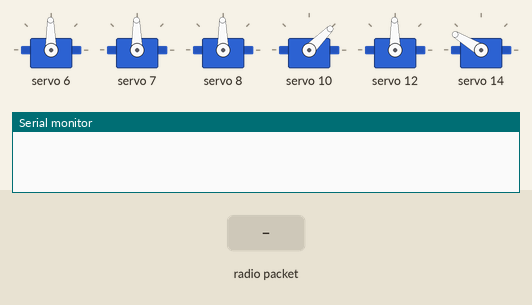
Recording of a sketch running on a simulated Arduino Uno, built with avr-gcc and run on an emulated ATmega328P. Shown: 6 × servo, the last lines printed to the serial monitor. Inputs (shaded band) come from the test bench. No radio packets arrive unless stated.

Above: at 1.2 s.
1.3 s: radio packet "0" arrives
At 1.7 s:
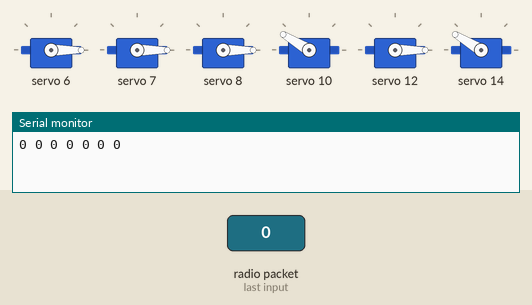
2.8 s: radio packet "90" arrives
At 4.0 s:
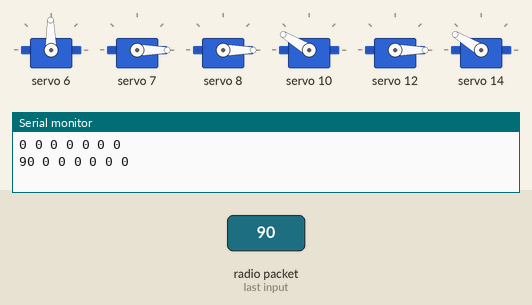
4.3 s: radio packet "200" arrives
At 5.2 s:
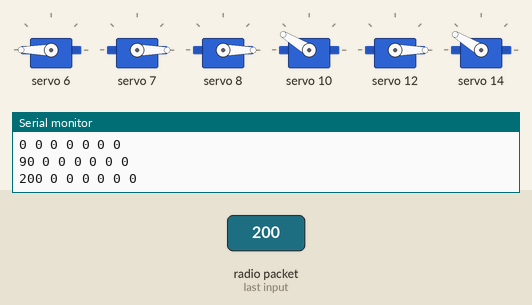
5.8 s: radio packet "1" arrives
At 6.3 s:
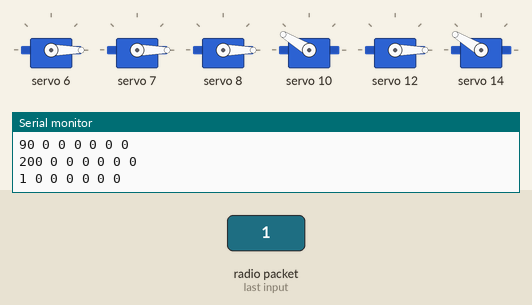
Timing chart, 0 to 8.3 s (numbered marks = the images above; inputs shaded):
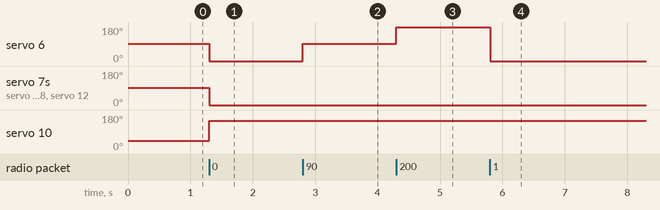

Measured:
- after the input at 1.3 s, servo 6–8, servo 12: 91° → 0° at once; servo 10: 45° → 149° at once
- after the input at 2.8 s, servo 6: 0° → 91° at once
- after the input at 4.3 s, servo 6: 91° → 180° at once
- after the input at 5.8 s, servo 6: 180° → 0° at once

The sketch:

RoboticArmRC.ino
```cpp
#include <Servo.h>
#include <Wire.h>
#include <Adafruit_PWMServoDriver.h>
#include <nRF24L01.h>
#include <printf.h>
#include <RF24.h>
#include <RF24_config.h>
#include <SPI.h>


Adafruit_PWMServoDriver pwm = Adafruit_PWMServoDriver();

RF24 radio(5, 6);

const byte address[6] = "00002";

#define SERVOMIN 150
#define SERVOMAX 600

int pos0 = 102;
int pos180 = 512;

char empty[3] = {0};
int emptyC[6] = {0};

const uint8_t s0 = 6;
const uint8_t s1 = 7;
const uint8_t s2 = 8;
const uint8_t s3 = 10;
const uint8_t s4 = 12;
const uint8_t s5 = 14;

int control[7];

int stage = 0;

void setup() {
  // put your setup code here, to run once:
  Serial.begin(9600);

  radio.begin();
  radio.openReadingPipe(0, address);
  radio.setPALevel(RF24_PA_MIN);
  radio.startListening();

  pwm.begin();
  pwm.setPWMFreq(60);

  yield();
}

void loop() {
  // put your main code here, to run repeatedly:
  if(stage == 0){
      setServoStart();
      stage = 1;
  }else if(stage == 1){
    if(radio.available()){
      char text[32] = "";
      radio.read(&text, sizeof(text));;
      if(text){
        char* pch = strtok(text, ":");
        int i = 0;
        while(pch != NULL && i < 8){
          control[i] = atoi(pch);
          i++;
          pch = strtok(NULL, ":");
        }
//        control[0] = roundUp(control[0]);
//        control[1] = roundUp(control[1]);
//        control[2] = roundUp(control[2]);
//        control[3] = roundUp(control[3]);
//        control[4] = roundUp(control[4]);
//        control[5] = roundUp(control[5]);
        setServo(s0, control[0]);
        setServo(s1, control[1]);
        setServo(s2, control[3]);
        setServo(s3, control[5]);
        setServo(s4, control[4]);
        setServo(s5, control[6]);
//

      }
      printCont();
    }

  }


}

void initial(int value){
    //setServo(7, value);
  setServo(12, value);
  setServo(14, value);

}

void setServoStart(){
    setServo(s0, 90);
    setServo(s1, 90);
    setServo(s2, 90);
    setServo(s3, 90);
    setServo(s4, 90);
    setServo(s5, 0);
}

void setServo(int servo, int angle){
  int duty;
  if(servo == 14 || servo == 10){
    duty = map(angle, 140, 0, pos0, pos180);
  }else{
    duty = map(angle, 0, 140, pos0, pos180);
  }

  //Serial.print(duty);
  pwm.setPWM(servo, 0, duty);
}

int roundUp(int n){
  return(n+4)/5*5;
}

void printCont(){
  for(int i = 0; i < 7; i++){
    Serial.print(control[i]);
    Serial.print(" ");
  }
  Serial.println();
}
```

MPUSensor.cpp
```cpp
#include "MPUSensor.h"
#include "Arduino.h"

MPU6050::MPU6050(int AD0Pin): AD0Pin{AD0Pin}{

}

void MPU6050::initialize(){

    Wire.beginTransmission(0x69); //This is the I2C address of the MPU (b1101000/b1101001 for AC0 low/high datasheet sec. 9.2)
    Wire.write(0x6B); //Accessing the register 6B - Power Management (Sec. 4.28)
    Wire.write(0b00000000); //Setting SLEEP register to 0. (Required; see Note on p. 9)
    Wire.endTransmission();
    Wire.beginTransmission(0x69); //I2C address of the MPU
    Wire.write(0x1B); //Accessing the register 1B - Gyroscope Configuration (Sec. 4.4)
    Wire.write(0x00000000); //Setting the gyro to full scale +/- 250deg./s
    Wire.endTransmission();
    Wire.beginTransmission(0x69); //I2C address of the MPU
    Wire.write(0x1C); //Accessing the register 1C - Acccelerometer Configuration (Sec. 4.5)
    Wire.write(0b00000000); //Setting the accel to +/- 2g
    Wire.endTransmission();
}

void MPU6050::processData(){
    gForceX = accelX / 16384.0;
    gForceY = accelY / 16384.0;
}

void MPU6050::getData(){
    Wire.beginTransmission(0x69); //I2C address of the MPU
    Wire.write(0x3B); //Starting register for Accel Readings
    Wire.endTransmission();
    Wire.requestFrom(0x69,6); //Request Accel Registers (3B - 40)
    while(Wire.available() < 6);
    accelX = Wire.read()<<8|Wire.read(); //Store first two bytes into accelX
    accelY = Wire.read()<<8|Wire.read(); //Store middle two bytes into accelY
    accelZ = Wire.read()<<8|Wire.read(); //Store last two bytes into accelZ
}

void MPU6050::initializeData(){
    MPU6050::getData();
    MPU6050::processData();
    igForceX = gForceX;
    igForceY = gForceY;
}

void MPU6050::processAngle(){
    angleX = map((int)((gForceX - igForceX) * 100), -100, 100, 0, 180);
    angleY = map((int)((gForceY - igForceY) * 100), -100, 100, 0, 180);
    if(angleX > 180){
        angleX = 180;
    }
    else if(angleX < 0){
        angleX = 0;
    }
    if(angleY > 180){
        angleY = 180;
    }
     else if (angleY < 0){
     angleY = 0;
    }
}

void MPU6050::update(){
    MPU6050::getData();
    MPU6050::processData();
    MPU6050::processAngle();
}

void MPU6050::print() {
  Serial.print(" Accel (g)");
  Serial.print(" X=");
  Serial.print(angleX);
  Serial.print(" Y=");
  Serial.print(angleY);
}

int MPU6050::getAngleX(){
    return (int)angleX;
}

int MPU6050::getAngleY(){
    return (int)angleY;
}

int MPU6050::getPin(){
  return AD0Pin;
}
```

MPUSensor.h
```cpp
#ifndef MPUSENSOR_H
#define MPUSENSOR_H

#include <Wire.h>
#include "Arduino.h"

#define ADDR 0x69

class MPU6050{
    //pin that controls the I2C address of the module
    int AD0Pin;
    int16_t accelX;
    int16_t accelY;
    int16_t accelZ;
    float gForceX;
    float gForceY;
    float igForceX;
    float igForceY;
    float angleX;
    float angleY;
    //Processes raw data to gForce
    void processData();
    //Getting data from module
    void getData();
    //Process gForce into Angle
    void processAngle();

    public:
    //Constructor
    MPU6050(int AD0Pin);
    //initialize all MPU6050 Modules
    static void initialize();
    //set initial data for inidividual module
    void initializeData();

    //Print method for testing
    void print();
    //Getter for angle
    int getAngleX();
    //Getter for angle
    int getAngleY();
    //Getter for AD0Pin
    int getPin();
    //Update method to be called in loop
    void update();
};


#endif
```
